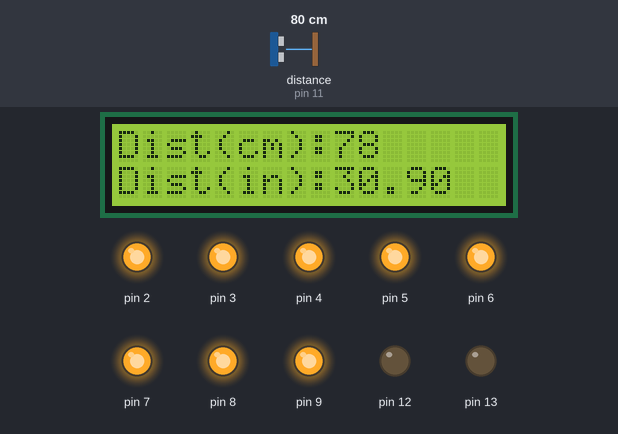
Bench run of a sketch on a simulated Arduino Uno, built with avr-gcc and run on an emulated ATmega328P. On the bench: 16×2 character LCD, output pins drawn as LEDs (lit = HIGH). Wiring (inferred from the names in the program): ultrasonic range finder: trigger pin 10; echo pin 11. Inputs (shaded band) come from the test bench; at power-on: distance to the obstacle (sensor on pin 11) 80 cm. The echo pulse lasts 58.3 µs per cm; pins used as bus, display or sensor lines are not drawn; what the sketch prints to the serial monitor is not drawn.

Above: at 1.2 s.
1.3 s: distance to the obstacle (sensor on pin 11) set to 120 cm
At 2.5 s:
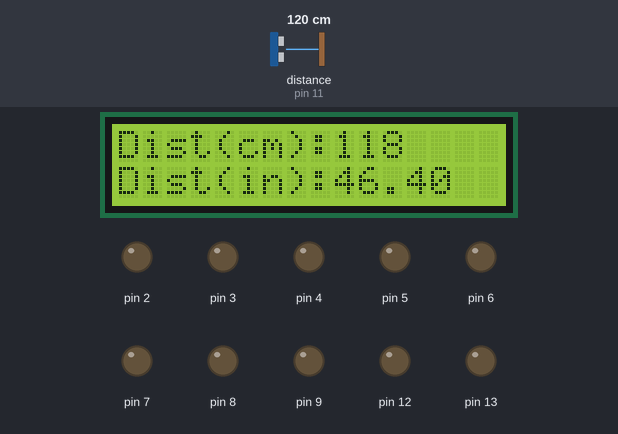
4.4 s: distance to the obstacle (sensor on pin 11) set to 2 cm
At 5.5 s:
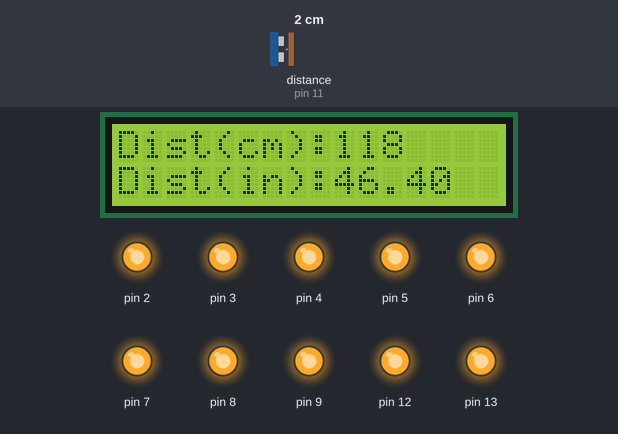
7.5 s: distance to the obstacle (sensor on pin 11) set to 18 cm
At 8.2 s:
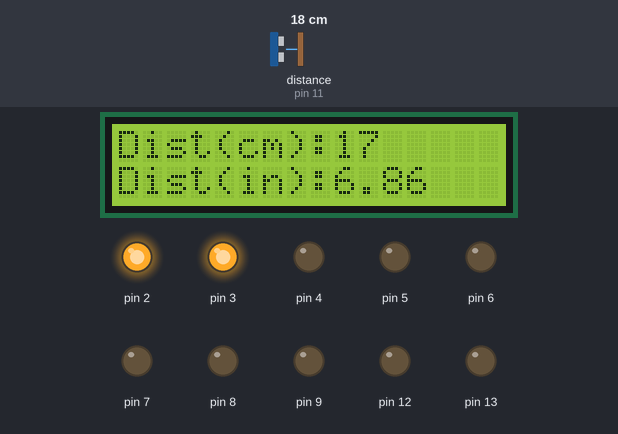
10.4 s: distance to the obstacle (sensor on pin 11) set to 35 cm
At 10.8 s:
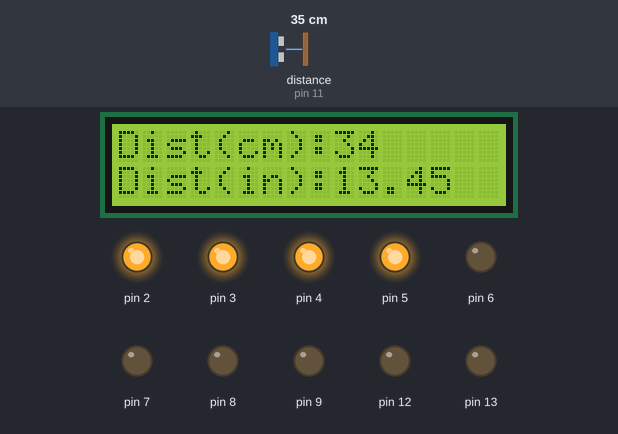
13.0 s: distance to the obstacle (sensor on pin 11) set to 60 cm
At 13.5 s:
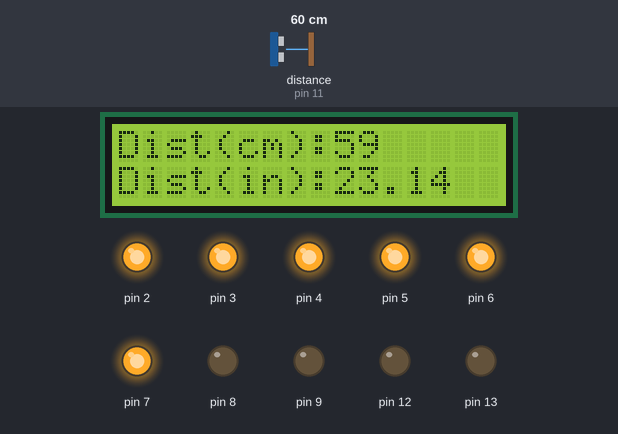
15.7 s: distance to the obstacle (sensor on pin 11) set to 28 cm
At 16.2 s:
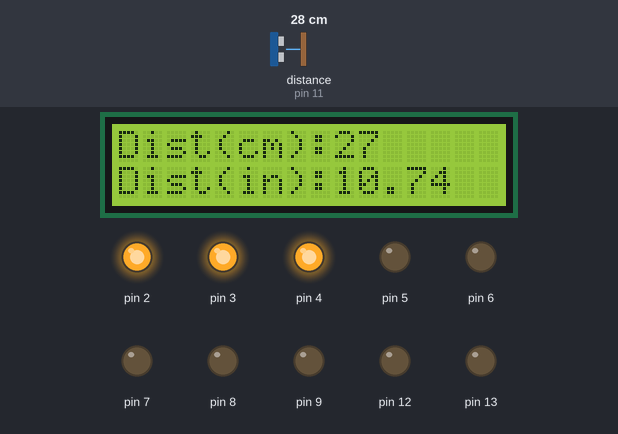
Timing chart, 0 to 18.7 s (numbered marks = the images above; inputs shaded):
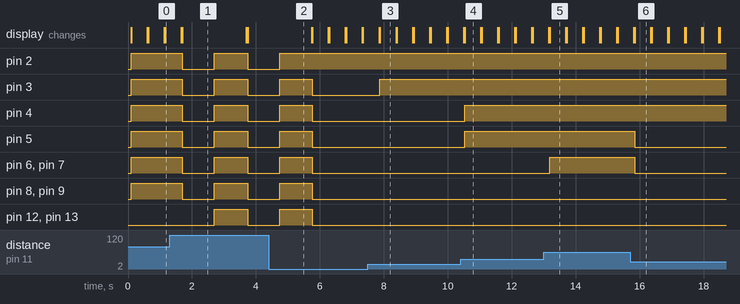

Measured:
- after the input at 1.3 s, pin 2–9: HIGH → LOW after 0.40 s, → HIGH 1.0 s later, → LOW 1.0 s later; pin 12, pin 13: LOW → HIGH after 1.4 s, → LOW 1.0 s later; the display: first differs from a run without the input after 0.40 s (image 1)
- after the input at 4.4 s, pin 2: goes on until 4.7 s, then stays HIGH; pin 3–9, pin 12, pin 13: goes on until 5.8 s, then stays LOW
- after the input at 7.5 s, pin 3: LOW → HIGH after 0.38 s; the display: first differs from a run without the input after 0.38 s (image 3)
- after the input at 10.4 s, pin 4, pin 5: LOW → HIGH after 0.13 s; the display: first differs from a run without the input after 0.13 s (image 4)
- after the input at 13.0 s, pin 6, pin 7: LOW → HIGH after 0.19 s; the display: first differs from a run without the input after 0.19 s (image 5)
- after the input at 15.7 s, pin 5–7: HIGH → LOW after 0.15 s; the display: first differs from a run without the input after 0.15 s (image 6)
- what the display in image 1 shows lasts 2.0 s, from 1.7 s to 3.7 s

The sketch:

distancefinderlcdbar.ino
```cpp
#include <Wire.h>
#include <LiquidCrystal_I2C.h>

// Defines pins numbers
const int trigPin = 10;
const int echoPin = 11;

// Defines variables
long duration;
int distance_cm;
float distance_inches;

// Set the LCD address to 0x27 for a 16 chars and 2 line display
LiquidCrystal_I2C lcd(0x27, 16, 2);

void setup() {
  pinMode(trigPin, OUTPUT); // Sets the trigPin as an Output
  pinMode(echoPin, INPUT); // Sets the echoPin as an Input
  pinMode(2, OUTPUT);
  pinMode(3, OUTPUT);
  pinMode(4, OUTPUT);
  pinMode(5, OUTPUT);
  pinMode(6, OUTPUT);
  pinMode(7, OUTPUT);
  pinMode(8, OUTPUT);
  pinMode(9, OUTPUT);
  pinMode(12, OUTPUT);
  pinMode(13, OUTPUT);

  digitalWrite(2, LOW);
  digitalWrite(3, LOW);
  digitalWrite(4, LOW);
  digitalWrite(5, LOW);
  digitalWrite(6, LOW);
  digitalWrite(7, LOW);
  digitalWrite(8, LOW);
  digitalWrite(9, LOW);
  digitalWrite(12, LOW);
  digitalWrite(13, LOW);

  // Initialize the LCD
  lcd.init();

  // Turn on the backlight
  lcd.backlight();

  Serial.begin(9600); // Starts the serial communication
}

void loop() {
  // Clears the trigPin
  digitalWrite(trigPin, LOW);
  delayMicroseconds(2);

  // Sets the trigPin on HIGH state for 10 microseconds
  digitalWrite(trigPin, HIGH);
  delayMicroseconds(10);
  digitalWrite(trigPin, LOW);

  // Reads the echoPin, returns the sound wave travel time in microseconds
  duration = pulseIn(echoPin, HIGH);

  // Calculating the distance in centimeters and inches
   distance_cm = duration * 0.034 / 2;

  distance_inches = duration * 0.0133 / 2; // 1 inch = 0.0133 microseconds

  // Prints the distance on the Serial Monitor
  Serial.print("Distance (cm): ");
  Serial.println(distance_cm);
  Serial.print("Distance (inches): ");
  Serial.println(distance_inches);

  // Display distance in centimeters on line 1
  lcd.setCursor(0, 0); // Set cursor to first column and first row
  lcd.print("Dist(cm):"); // Print label
  lcd.print(distance_cm); // Print distance in centimeters

  // Display distance in inches on line 2
  lcd.setCursor(0, 1); // Set cursor to first column and second row
  lcd.print("Dist(in):"); // Print label
  lcd.print(distance_inches); // Print distance in inches

  // Check which range the distance falls into and display a message accordingly
  if (distance_cm >= 1 && distance_cm <= 10) {
    digitalWrite(2, HIGH);
    digitalWrite(3, LOW);
    digitalWrite(4, LOW);
    digitalWrite(5, LOW);
    digitalWrite(6, LOW);
    digitalWrite(7, LOW);
    digitalWrite(8, LOW);
    digitalWrite(9, LOW);
    digitalWrite(12, LOW);
    digitalWrite(13, LOW);
  } else if (distance_cm >= 11 && distance_cm <= 20) {
    digitalWrite(2, HIGH);
    digitalWrite(3, HIGH);
    digitalWrite(4, LOW);
    digitalWrite(5, LOW);
    digitalWrite(6, LOW);
    digitalWrite(7, LOW);
    digitalWrite(8, LOW);
    digitalWrite(9, LOW);
    digitalWrite(12, LOW);
    digitalWrite(13, LOW);
  } else if (distance_cm >= 21 && distance_cm <= 30) {
    digitalWrite(2, HIGH);
    digitalWrite(3, HIGH);
    digitalWrite(4, HIGH);
    digitalWrite(5, LOW);
    digitalWrite(6, LOW);
    digitalWrite(7, LOW);
    digitalWrite(8, LOW);
    digitalWrite(9, LOW);
    digitalWrite(12, LOW);
    digitalWrite(13, LOW);
  } else if (distance_cm >= 31 && distance_cm <= 40) {
    digitalWrite(2, HIGH);
    digitalWrite(3, HIGH);
    digitalWrite(4, HIGH);
    digitalWrite(5, HIGH);
    digitalWrite(6, LOW);
    digitalWrite(7, LOW);
    digitalWrite(8, LOW);
    digitalWrite(9, LOW);
    digitalWrite(12, LOW);
    digitalWrite(13, LOW);
  } else if (distance_cm >= 41 && distance_cm <= 50) {
    digitalWrite(2, HIGH);
    digitalWrite(3, HIGH);
    digitalWrite(4, HIGH);
    digitalWrite(5, HIGH);
    digitalWrite(6, HIGH);
    digitalWrite(7, LOW);
    digitalWrite(8, LOW);
    digitalWrite(9, LOW);
    digitalWrite(12, LOW);
    digitalWrite(13, LOW);
  } else if (distance_cm >= 51 && distance_cm <= 60) {
    digitalWrite(2, HIGH);
    digitalWrite(3, HIGH);
    digitalWrite(4, HIGH);
    digitalWrite(5, HIGH);
    digitalWrite(6, HIGH);
    digitalWrite(7, HIGH);
    digitalWrite(8, LOW);
    digitalWrite(9, LOW);
    digitalWrite(12, LOW);
    digitalWrite(13, LOW);
  } else if (distance_cm >= 61 && distance_cm <= 70) {
    digitalWrite(2, HIGH);
    digitalWrite(3, HIGH);
    digitalWrite(4, HIGH);
    digitalWrite(5, HIGH);
    digitalWrite(6, HIGH);
    digitalWrite(7, HIGH);
    digitalWrite(8, HIGH);
    digitalWrite(9, LOW);
    digitalWrite(12, LOW);
    digitalWrite(13, LOW);
  } else if (distance_cm >= 71 && distance_cm <= 80) {
    digitalWrite(2, HIGH);
    digitalWrite(3, HIGH);
    digitalWrite(4, HIGH);
    digitalWrite(5, HIGH);
    digitalWrite(6, HIGH);
    digitalWrite(7, HIGH);
    digitalWrite(8, HIGH);
    digitalWrite(9, HIGH);
    digitalWrite(12, LOW);
    digitalWrite(13, LOW);
  } else if (distance_cm >= 81 && distance_cm <= 90) {
    digitalWrite(2, HIGH);
    digitalWrite(3, HIGH);
    digitalWrite(4, HIGH);
    digitalWrite(5, HIGH);
    digitalWrite(6, HIGH);
    digitalWrite(7, HIGH);
    digitalWrite(8, HIGH);
    digitalWrite(9, HIGH);
    digitalWrite(12, HIGH);
    digitalWrite(13, LOW);
  } else if (distance_cm > 90 && distance_cm <= 100) {
    digitalWrite(2, HIGH);
    digitalWrite(3, HIGH);
    digitalWrite(4, HIGH);
    digitalWrite(5, HIGH);
    digitalWrite(6, HIGH);
    digitalWrite(7, HIGH);
    digitalWrite(8, HIGH);
    digitalWrite(9, HIGH);
    digitalWrite(12, HIGH);
    digitalWrite(13, HIGH);
  } else {
    blinkleds();
  }


  delay(500); // Wait for a second before taking another reading
  lcd.clear();
}
void blinkleds(){
  digitalWrite(2, LOW);
  digitalWrite(3, LOW);
  digitalWrite(4, LOW);
  digitalWrite(5, LOW);
  digitalWrite(6, LOW);
  digitalWrite(7, LOW);
  digitalWrite(8, LOW);
  digitalWrite(9, LOW);
  digitalWrite(12, LOW);
  digitalWrite(13, LOW);
  delay(1000);
  digitalWrite(2, HIGH);
  digitalWrite(3, HIGH);
  digitalWrite(4, HIGH);
  digitalWrite(5, HIGH);
  digitalWrite(6, HIGH);
  digitalWrite(7, HIGH);
  digitalWrite(8, HIGH);
  digitalWrite(9, HIGH);
  digitalWrite(12, HIGH);
  digitalWrite(13, HIGH);
  delay(500);

}
```
